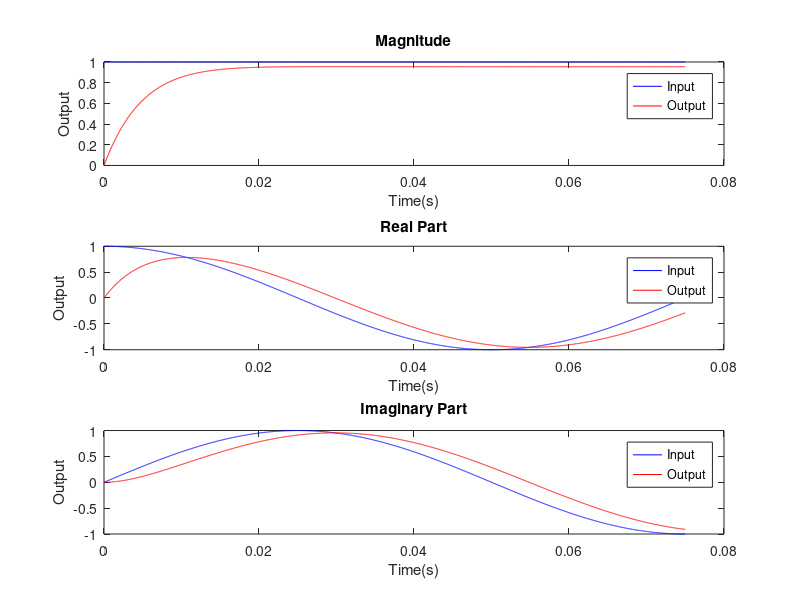

Write the MATLAB code that produced this figure. (Note: this script raises an error after producing the figure.)
%% Signals and Systems Matlab Homework #3
%% Introduction
% * Author:                   Will Burgess
% * Class:                    ESE 351
% * Date:                     Created 2/11/2024, Last Edited 2/20/2024
% * With contributions from:  Mack Larosa, Tasha Igic, Mischa Tranor
%% Initialize Variables
close all
R = 1e3; %Resistance in ohms
C = 5e-6; %Capacitence in Farads
tau = R*C;
sampleFreq = 44.1e3;
samplePeriod = 1/sampleFreq;

%% Part 1: Complex Exponential Input
freqVals = [10, 1000];

for i = 1:2
freq = freqVals(i);
angularFreq = 2*pi*freq;

sampleTimes = 0:samplePeriod:15*tau;
%inputFunct = zeros(1,length(timePoints));
inputFunct = exp(1j*angularFreq*sampleTimes);

%LCCDE Lowpass
LCCDE_Lo = zeros(length(sampleTimes),1);

for n = 2:length(sampleTimes)
    LCCDE_Lo(n) = (1-samplePeriod/tau)*(LCCDE_Lo(n-1)) + samplePeriod/(tau)*inputFunct(n-1);
end

%LCCDE Highpass
LCCDE_Hi = zeros(length(sampleTimes),1);
for n = 2:length(sampleTimes)
    LCCDE_Hi(n) = inputFunct(n) - inputFunct(n-1) - (LCCDE_Hi(n-1) * ((samplePeriod/tau) -1));
end

 % Create subplots
 %plot lowpass
    figure;
    hold on
    subplot(3, 1, 1);
    plot(sampleTimes, abs(inputFunct), 'b', sampleTimes, abs(LCCDE_Lo), 'r');
    title('Magnitude');
    xlabel('Time(s)');
    ylabel('Output');
    legend('Input', 'Output');
    
    subplot(3, 1, 2);
    plot(sampleTimes, real(inputFunct), 'b', sampleTimes, real(LCCDE_Lo), 'r');
    title('Real Part');
    xlabel('Time(s)');
    ylabel('Output');
    legend('Input', 'Output');
    
    subplot(3, 1, 3);
    plot(sampleTimes, imag(inputFunct), 'b', sampleTimes, imag(LCCDE_Lo), 'r');
    title('Imaginary Part');
    legend('Input', 'Output');
    xlabel('Time(s)');
    ylabel('Output');
    sgtitle(['Lowpass Exponential Responses: Frequency = ', num2str(freq), 'Hz']);

    hold off
    % plot highpass
    figure;
    hold on
    subplot(3, 1, 1);
    plot(sampleTimes, abs(inputFunct), 'b', sampleTimes, abs(LCCDE_Hi), 'r');
    title('Magnitude');
    xlabel('Time(s)');
    ylabel('Output');
    legend('Input', 'Output');
    
    subplot(3, 1, 2);
    plot(sampleTimes, real(inputFunct), 'b', sampleTimes, real(LCCDE_Hi), 'r');
    title('Real Part');
    xlabel('Time(s)');
    ylabel('Output');
    legend('Input', 'Output');
    
    subplot(3, 1, 3);
    plot(sampleTimes, imag(inputFunct), 'b', sampleTimes, imag(LCCDE_Hi), 'r');
    title('Imaginary Part');
    xlabel('Time(s)');
    ylabel('Output');
    legend('Input', 'Output');
    sgtitle(['Lowpass Exponential Responses: Frequency = ', num2str(freq), 'Hz']);
end
%% Bode Plot
freqRange = logspace(1,4,100);
mag = zeros(size(freqRange));
phase = zeros(size(freqRange));

for i = 1:length(freqRange)
    freq = freqRange(i);
    angularFreq = 2*pi*freq;

    % Compute complex gain H(jω)
    H = freqs(1, [tau,1], angularFreq);

    % Compute magnitude in dB and phase normalized by π
    mag(i) = 20*log10(abs(H));
    phase(i) = angle(H)/pi;
end

